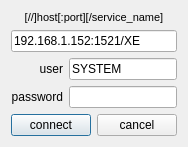
<?xml version="1.0" encoding="UTF-8"?>
<ui version="4.0">
 <class>oci</class>
 <widget class="QDialog" name="oci">
  <property name="geometry">
   <rect>
    <x>0</x>
    <y>0</y>
    <width>178</width>
    <height>144</height>
   </rect>
  </property>
  <property name="windowTitle">
   <string>Oracle connection</string>
  </property>
  <property name="windowIcon">
   <iconset resource="resource.qrc">
    <normaloff>:/wheel.png</normaloff>:/wheel.png</iconset>
  </property>
  <layout class="QHBoxLayout" name="horizontalLayout_2">
   <item>
    <layout class="QVBoxLayout" name="verticalLayout">
     <item>
      <widget class="QLabel" name="server_label">
       <property name="font">
        <font>
         <pointsize>8</pointsize>
        </font>
       </property>
       <property name="text">
        <string>[//]host[:port][/service_name]</string>
       </property>
       <property name="alignment">
        <set>Qt::AlignCenter</set>
       </property>
      </widget>
     </item>
     <item>
      <widget class="QLineEdit" name="server_edit">
       <property name="toolTip">
        <string extracomment="192.168.1.152:1521/XE"/>
       </property>
       <property name="text">
        <string>192.168.1.152:1521/XE</string>
       </property>
      </widget>
     </item>
     <item>
      <layout class="QFormLayout" name="formLayout">
       <property name="labelAlignment">
        <set>Qt::AlignRight|Qt::AlignTrailing|Qt::AlignVCenter</set>
       </property>
       <item row="0" column="0">
        <widget class="QLabel" name="user_label">
         <property name="text">
          <string>user</string>
         </property>
         <property name="alignment">
          <set>Qt::AlignRight|Qt::AlignTrailing|Qt::AlignVCenter</set>
         </property>
        </widget>
       </item>
       <item row="0" column="1">
        <widget class="QLineEdit" name="user_edit">
         <property name="toolTip">
          <string extracomment="SYSTEM"/>
         </property>
         <property name="text">
          <string>SYSTEM</string>
         </property>
        </widget>
       </item>
       <item row="1" column="0">
        <widget class="QLabel" name="password_label">
         <property name="text">
          <string>password</string>
         </property>
         <property name="alignment">
          <set>Qt::AlignRight|Qt::AlignTrailing|Qt::AlignVCenter</set>
         </property>
        </widget>
       </item>
       <item row="1" column="1">
        <widget class="QLineEdit" name="password_edit">
         <property name="echoMode">
          <enum>QLineEdit::Password</enum>
         </property>
        </widget>
       </item>
      </layout>
     </item>
     <item>
      <layout class="QHBoxLayout" name="horizontalLayout">
       <item>
        <widget class="QPushButton" name="connect_button">
         <property name="text">
          <string>connect</string>
         </property>
        </widget>
       </item>
       <item>
        <widget class="QPushButton" name="cancel_button">
         <property name="text">
          <string>cancel</string>
         </property>
        </widget>
       </item>
      </layout>
     </item>
    </layout>
   </item>
  </layout>
 </widget>
 <resources>
  <include location="resource.qrc"/>
 </resources>
 <connections/>
</ui>
